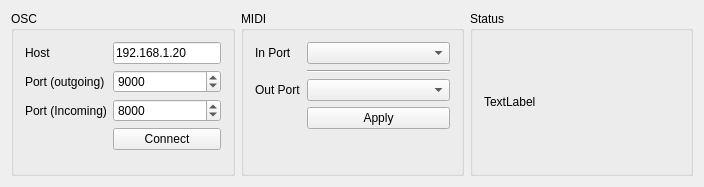
<?xml version="1.0" encoding="UTF-8"?>
<ui version="4.0">
 <class>Widget</class>
 <widget class="QWidget" name="Widget">
  <property name="geometry">
   <rect>
    <x>0</x>
    <y>0</y>
    <width>704</width>
    <height>187</height>
   </rect>
  </property>
  <property name="windowTitle">
   <string>Widget</string>
  </property>
  <layout class="QHBoxLayout" name="horizontalLayout">
   <item>
    <widget class="QGroupBox" name="groupBox">
     <property name="title">
      <string>OSC</string>
     </property>
     <layout class="QFormLayout" name="formLayout">
      <item row="0" column="0">
       <widget class="QLabel" name="label">
        <property name="text">
         <string>Host</string>
        </property>
       </widget>
      </item>
      <item row="0" column="1">
       <widget class="QLineEdit" name="leHost">
        <property name="sizePolicy">
         <sizepolicy hsizetype="Preferred" vsizetype="Fixed">
          <horstretch>0</horstretch>
          <verstretch>0</verstretch>
         </sizepolicy>
        </property>
        <property name="text">
         <string>192.168.1.20</string>
        </property>
       </widget>
      </item>
      <item row="1" column="0">
       <widget class="QLabel" name="label_2">
        <property name="text">
         <string>Port (outgoing)</string>
        </property>
       </widget>
      </item>
      <item row="1" column="1">
       <widget class="QSpinBox" name="sbOutPort">
        <property name="maximum">
         <number>65535</number>
        </property>
        <property name="value">
         <number>9000</number>
        </property>
       </widget>
      </item>
      <item row="2" column="0">
       <widget class="QLabel" name="label_3">
        <property name="text">
         <string>Port (Incoming)</string>
        </property>
       </widget>
      </item>
      <item row="2" column="1">
       <widget class="QSpinBox" name="sbInPort">
        <property name="maximum">
         <number>65535</number>
        </property>
        <property name="value">
         <number>8000</number>
        </property>
       </widget>
      </item>
      <item row="3" column="1">
       <widget class="QPushButton" name="btnConnectOSC">
        <property name="text">
         <string>Connect</string>
        </property>
       </widget>
      </item>
     </layout>
    </widget>
   </item>
   <item>
    <widget class="QGroupBox" name="groupBox_2">
     <property name="title">
      <string>MIDI</string>
     </property>
     <layout class="QFormLayout" name="formLayout_2">
      <item row="0" column="0">
       <widget class="QLabel" name="label_5">
        <property name="text">
         <string>In Port</string>
        </property>
       </widget>
      </item>
      <item row="0" column="1">
       <widget class="QComboBox" name="cbInPort"/>
      </item>
      <item row="1" column="1">
       <widget class="Line" name="line">
        <property name="orientation">
         <enum>Qt::Horizontal</enum>
        </property>
       </widget>
      </item>
      <item row="2" column="0">
       <widget class="QLabel" name="label_7">
        <property name="text">
         <string>Out Port</string>
        </property>
       </widget>
      </item>
      <item row="2" column="1">
       <widget class="QComboBox" name="cbOutPort"/>
      </item>
      <item row="3" column="1">
       <widget class="QPushButton" name="btnConnectMidi">
        <property name="text">
         <string>Apply</string>
        </property>
       </widget>
      </item>
     </layout>
    </widget>
   </item>
   <item>
    <widget class="QGroupBox" name="groupBox_3">
     <property name="title">
      <string>Status</string>
     </property>
     <layout class="QVBoxLayout" name="verticalLayout">
      <item>
       <widget class="QLabel" name="status">
        <property name="text">
         <string>TextLabel</string>
        </property>
       </widget>
      </item>
     </layout>
    </widget>
   </item>
  </layout>
 </widget>
 <layoutdefault spacing="6" margin="11"/>
 <resources/>
 <connections/>
</ui>
